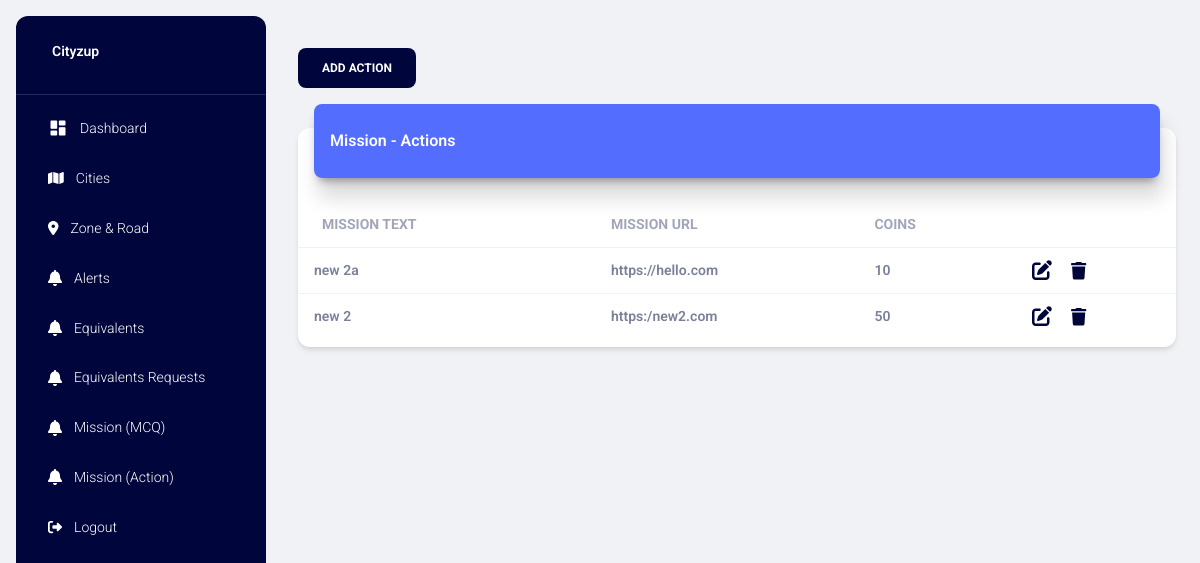
Page /mission_actions (signed in) on the earlier database version.
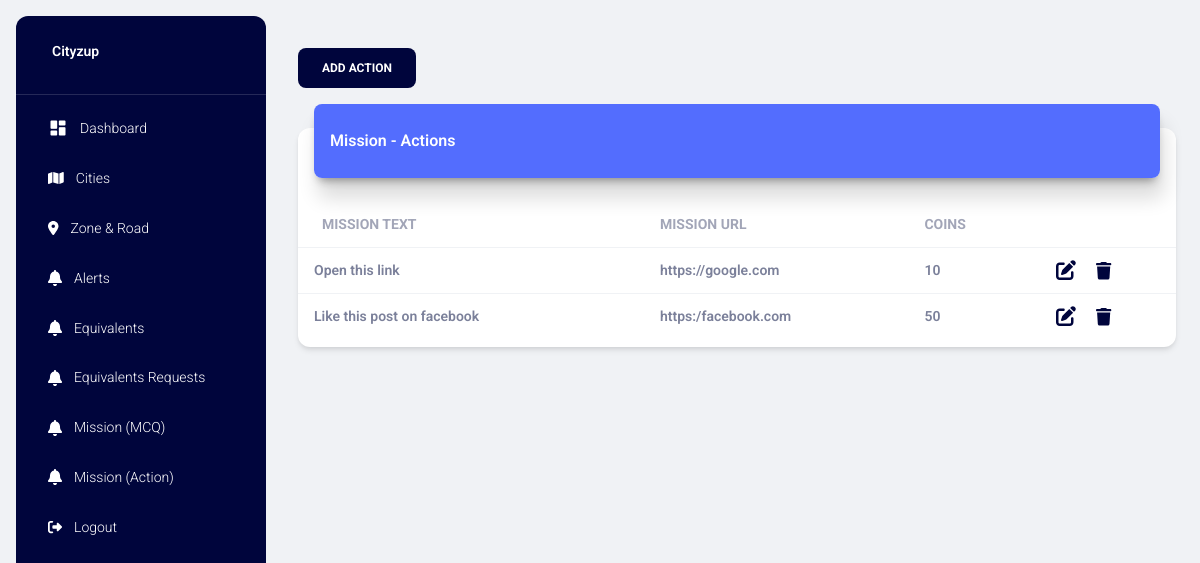
Same page on the later database version.
### project/models.py (models this page shows)
class MissionAction(db.Model):
    ma_id = db.Column(db.Integer, primary_key=True)
    ma_text = db.Column(db.String(255), nullable=False)  # Action text
    ma_url =  db.Column(db.String(255), nullable=False) # Action URL
    ma_coins = db.Column(db.Integer, nullable=False)  # Coins for the Action
    ma_created_at = db.Column(db.DateTime, default=db.func.now())  # Timestamp for when the quiz is created

### project/main.py (the view)
@main.route("/mission_actions")
@login_required  # Ensure the user is logged in
def mission_actions():
    missions = MissionAction.query.order_by(MissionAction.ma_id.desc()).all()
    title = 'Mission Action'
    page_title = 'Mission Action'
    return render_template('mission_action.html', missions=missions, page_title=page_title, title=title)

### project/models.py (called while the page is built)
@login_manager.user_loader
def load_user(user_id):
    return User.query.get(int(user_id))

### project/templates/mission_action.html (shortened to what this page needs)
{% extends "layout.html" %} {% block title %} {% endblock %} {% block content %}
<div class="container-fluid py-4">
    <div class="row">
        <div class="col-sm-12">
            <button class="btn btn-primary" data-bs-toggle="modal" data-bs-target="#modalAddMissionAction">Add
                Action</button>
        </div>
    </div>
    <div class="row">
        <div class="col-12">
            <div class="card my-4">
                <div class="card-header p-0 position-relative mt-n4 mx-3 z-index-2">
                    <div class="bg-gradient-primary shadow-primary border-radius-lg pt-4 pb-3">
                        <h6 class="text-white text-capitalize ps-3">Mission - Actions</h6>
                    </div>
                </div>
                <div class="card-body px-0 pb-2">
                    <div class="table-responsive p-0">
                        {% if missions|length > 0 %}
                        <table class="table align-items-center mb-0">
                            <thead>
                                <tr>
                                    <th class="text-uppercase text-secondary text-sm font-weight-bolder opacity-7">
                                        Mission Text</th>
                                    <th class="text-uppercase text-secondary text-sm font-weight-bolder opacity-7 ps-2">
                                        Mission URL</th>
                                    <th class="text-uppercase text-secondary text-sm font-weight-bolder opacity-7 ps-2">
                                        Coins</th>
                                    <th class="text-secondary opacity-7"></th>
                                </tr>
                            </thead>
                            <tbody>
                                {% for mission in missions %}
                                <tr>
                                    <td>
                                        <div class="d-flex px-2 py-1">
                                            <div class="d-flex flex-column justify-content-center">
                                                <p class="text-sm font-weight-bold mb-0">{{ mission.ma_text }}</p>
                                            </div>
                                        </div>
                                    </td>
                                    <td>
                                        <p class="text-sm font-weight-bold mb-0">{{ mission.ma_url }}</p>
                                    </td>
                                    <td>
                                        <p class="text-sm font-weight-bold mb-0">{{ mission.ma_coins }}</p>
                                    </td>
                                    <td class="align-middle">
                                        <a href="#" data-id="{{ mission.ma_id }}" data-text="{{ mission.ma_text }}"
                                            data-url="{{ mission.ma_url }}" data-coins="{{ mission.ma_coins }}"
                                            data-bs-toggle="modal" data-bs-target="#modalEditMissionAction"
                                            class="openEditModalMissionAction">
                                            <i class="fa-solid fa-pen-to-square fa-lg icon-dark"></i>
                                        </a>
                                        <a href="#" data-maid="{{ mission.ma_id }}"
                                            class="text-secondary font-weight-bold text-sm deleteMissionActionBtn"
                                            data-toggle="tooltip" data-original-title="Delete">
                                            <i class="fa-solid fa-trash fa-lg icon-dark"></i>
                                        </a>
                                    </td>
                                </tr>
                                {% endfor %}
                            </tbody>
                        </table>
                        {% else %}
                        <h4 class="text-center">There are currently no quizzes available.</h4>
                        {% endif %}
                    </div>
                </div>
            </div>
        </div>
    </div>
</div>
{% endblock %}

### project/templates/layout.html (shortened to what this page needs)
<!DOCTYPE html>
<html lang="en">
<head>
  <link href="{{url_for('static',filename='css/nucleo-icons.css')}}" rel="stylesheet" />
  <link href="{{url_for('static',filename='css/nucleo-svg.css')}}" rel="stylesheet" />
  <link rel="stylesheet" href="{{url_for('static',filename='fontawesome-free-6.3.0-web/css/all.min.css')}}">
  <link id="pagestyle" href="{{url_for('static',filename='css/material-dashboard.css')}}" rel="stylesheet" />
  <link rel="stylesheet" href="{{url_for('static',filename='css/styles.css')}}">
</head>
<body class="g-sidenav-show  bg-gray-200">
  <aside
    class="sidenav navbar navbar-vertical navbar-expand-xs border-0 border-radius-xl my-3 fixed-start ms-3   bg-gradient-dark"
    id="sidenav-main">
    <div class="sidenav-header">
      <a class="navbar-brand m-0" href="">
        <span class="ms-1 font-weight-bold text-white">Cityzup</span>
      </a>
    </div>
    <hr class="horizontal light mt-0 mb-2">
    <div class="collapse navbar-collapse  w-auto  max-height-vh-100" id="sidenav-collapse-main">
      <ul class="navbar-nav">
        <li class="nav-item">
          <a class="nav-link text-white" href="{{ url_for('main.home') }}">
            <div class="text-white text-center me-2 d-flex align-items-center justify-content-center">
              <i class="material-icons opacity-10">dashboard</i>
            </div>
            <span class="nav-link-text ms-1">Dashboard</span>
          </a>
        </li>
        <li class="nav-item">
          <a class="nav-link text-white " href="{{ url_for('main.cities') }}">
            <div class="text-white text-center me-2 d-flex align-items-center justify-content-center">
            </div>
            <span class="nav-link-text ms-1">Cities</span>
          </a>
        </li>
        <li class="nav-item">
          <a class="nav-link text-white" href="{{url_for('main.zones_and_roads')}}">
            <div class="text-white text-center me-2 d-flex align-items-center justify-content-center">
            </div>
            <span class="nav-link-text ms-1">Zone & Road</span>
          </a>
        </li>
        <li class="nav-item">
          <a class="nav-link text-white" href="{{url_for('main.get_alerts_with_user_info')}}">
            <div class="text-white text-center me-2 d-flex align-items-center justify-content-center">
            </div>
            <span class="nav-link-text ms-1">Alerts</span>
          </a>
        </li>
        <li class="nav-item">
          <a class="nav-link text-white" href="{{url_for('main.equivalents')}}">
            <div class="text-white text-center me-2 d-flex align-items-center justify-content-center">
            </div>
            <span class="nav-link-text ms-1">Equivalents</span>
          </a>
        </li>
        <li class="nav-item">
          <a class="nav-link text-white" href="{{url_for('main.equivalents_requests')}}">
            <div class="text-white text-center me-2 d-flex align-items-center justify-content-center">
            </div>
            <span class="nav-link-text ms-1">Equivalents Requests</span>
          </a>
        </li>
        <li class="nav-item">
          <a class="nav-link text-white" href="{{url_for('main.mission_mcqs')}}">
            <div class="text-white text-center me-2 d-flex align-items-center justify-content-center">
            </div>
            <span class="nav-link-text ms-1">Mission (MCQ)</span>
          </a>
        </li>
        <li class="nav-item">
          <a class="nav-link text-white" href="{{url_for('main.mission_actions')}}">
            <div class="text-white text-center me-2 d-flex align-items-center justify-content-center">
            </div>
            <span class="nav-link-text ms-1">Mission (Action)</span>
          </a>
        </li>
        <li class="nav-item">
          <a class="nav-link text-white " href="{{url_for('auth.logout')}}">
            <div class="text-white text-center me-2 d-flex align-items-center justify-content-center">
            </div>
            <span class="nav-link-text ms-1">Logout</span>
          </a>
        </li>
      </ul>
    </div>
  </aside>
  <main class="main-content position-relative max-height-vh-100 h-100 border-radius-lg ">
    <nav class="navbar navbar-main navbar-expand-lg px-0 mx-4 shadow-none border-radius-xl" id="navbarBlur"
      navbar-scroll="true">
      <div class="container-fluid py-1 px-3">
      </div>
    </nav>
    <div class="">
      {% block content %}{% endblock %}
    </div>
  </main>
</body>
</html>

### project/static/css/styles.css (style rules this page uses)
.navbar-vertical.navbar-expand-xs .navbar-collapse { height: auto; }
.bg-gradient-primary { background-image: linear-gradient(195deg, #536dfe 0%, #536dfe 100%); }
.bg-gradient-dark { background-image: linear-gradient(195deg, #00053c 0%, #00053c 100%); }
.btn-primary { background-color: #00053c !important; box-shadow: none; border: none; }
.shadow-primary { box-shadow: 4px 20px 20px rgba(0, 0, 0, 0.14), 0px 7px 10px -5px rgba(0, 0, 0, 0.4) !important }
.icon-dark { color: #00053c; }

### project/templates/layout.html (style rules this page uses)
svg { fill: #f9fafd }
svg { fill: #ffffff }

Differences in the rows shown:
changed MissionAction: ma_text "new 2a" → "Open this link"; ma_url "https://hello.com" → "https://google.com"
changed MissionAction: ma_text "new 2" → "Like this post on facebook"; ma_url "https:/new2.com" → "https:/facebook.com"
